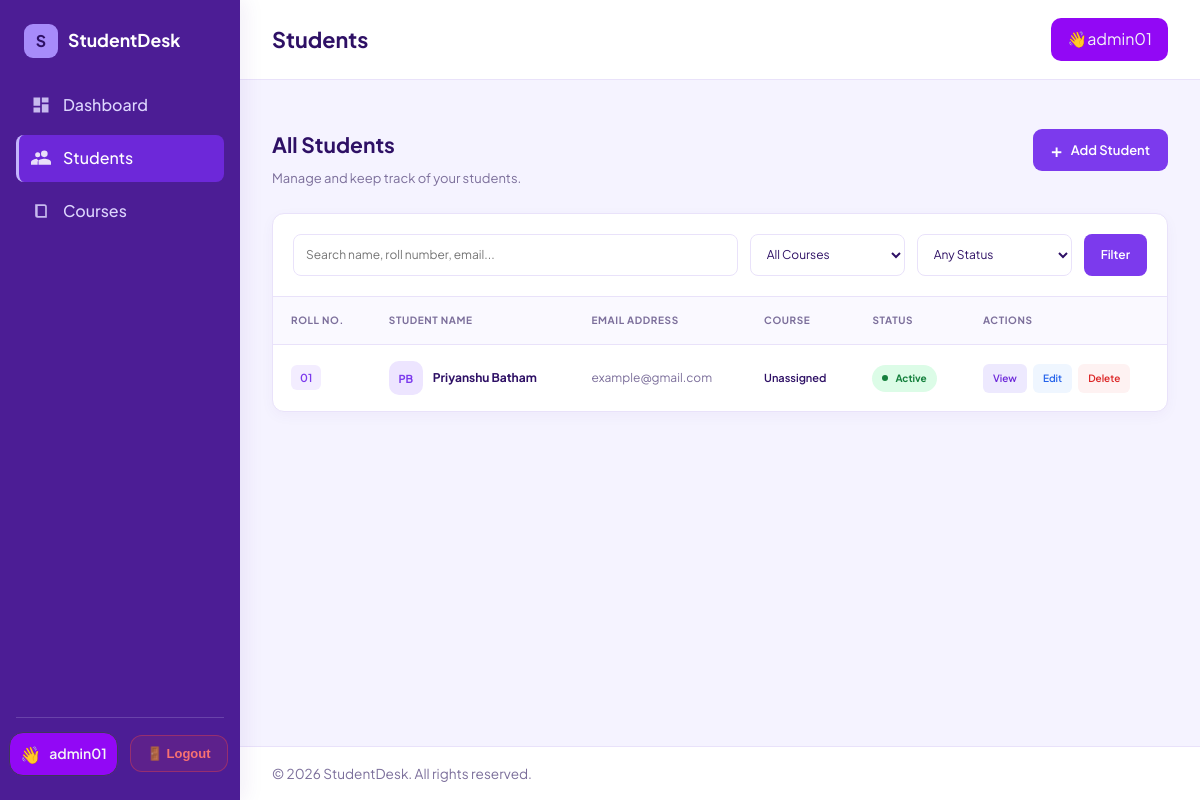
Before: /students (signed in) with the older database file.
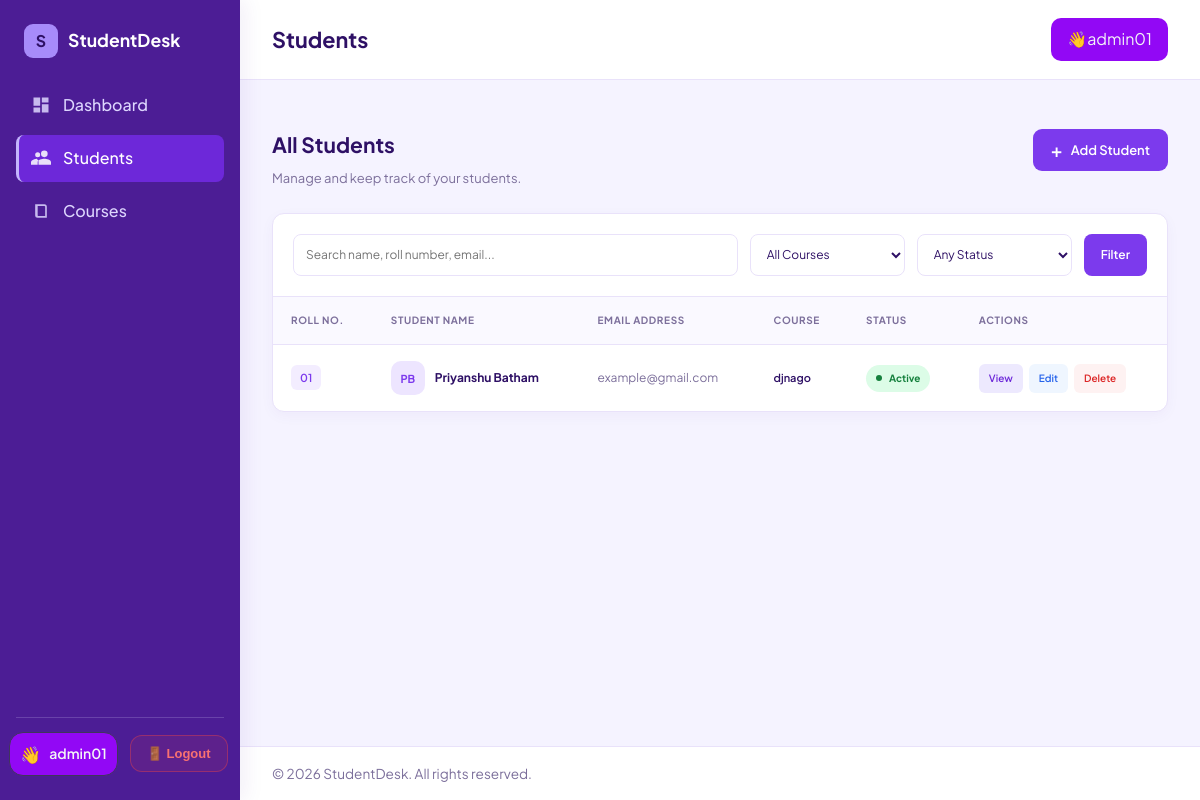
After: the same page with the newer database file.
### students_app/models.py (models this page shows, shortened)
class Student(models.Model):
    GENDER_CHOICES = [('M', 'Male'), ('F', 'Female'), ('O', 'Other')]
    owner = models.ForeignKey( settings.AUTH_USER_MODEL,on_delete=models.CASCADE, related_name='students')
    roll_number = models.CharField(max_length=20)
    first_name = models.CharField(max_length=50)
    last_name = models.CharField(max_length=50)
    email = models.EmailField()
    phone = models.CharField(max_length=16, blank=True,
        validators=[ RegexValidator(r'^\+?\d{7,15}$','Enter a valid phone number (7-15 digits).')
        ]
    )
    gender = models.CharField(max_length=1, choices=GENDER_CHOICES, default='M')
    date_of_birth = models.DateField(null=True, blank=True)
    course = models.ForeignKey(Course, null=True, blank=True, on_delete=models.SET_NULL, related_name='students')
    address = models.TextField(blank=True)
    is_active = models.BooleanField(default=True)
    admission_date = models.DateField(default=timezone.localdate)
    created_at = models.DateTimeField(auto_now_add=True)
    class Meta:
        ordering = ['roll_number']
        unique_together = ('owner', 'roll_number')
    @property
    def full_name(self):
        return f'{self.first_name} {self.last_name}'.strip()
    @property
    def initials(self):
        return f'{self.first_name[:1]}{self.last_name[:1]}'.upper()
    def get_absolute_url(self):
        return reverse('student_detail', args=[self.pk])

class Course(models.Model):
    owner = models.ForeignKey(settings.AUTH_USER_MODEL,on_delete=models.CASCADE,related_name='courses')
    name = models.CharField(max_length=100)
    code = models.CharField(max_length=20)
    duration_months = models.PositiveIntegerField(default=6,validators=[MinValueValidator(1)])
    description = models.TextField(blank=True)
    created_at = models.DateTimeField(auto_now_add=True)
    class Meta:
        ordering = ['name']
        unique_together = ('owner', 'code')

### students_app/views.py (the view)
# urls.py: path("students",views.students_list,name='students_list'),
@login_required(login_url='login')
def students_list(request):
    q = request.GET.get('q', '').strip()
    course_id = request.GET.get('course', '').strip()
    status = request.GET.get('status', '').strip()
    students = Student.objects.filter(owner=request.user).select_related('course')
    if q:
        students = students.filter(
            Q(first_name__icontains=q) | Q(last_name__icontains=q) |
            Q(roll_number__icontains=q) | Q(email__icontains=q))
    if course_id.isdigit():
        students = students.filter(course_id=int(course_id))
    if status == 'active':
        students = students.filter(is_active=True)
    elif status == 'inactive':
        students = students.filter(is_active=False)
    page_obj = Paginator(students, 8).get_page(request.GET.get('page'))
    params = request.GET.copy()
    params.pop('page', None)
    return render(request, 'student_list.html', {
        'page_obj': page_obj,
        'courses': Course.objects.filter(owner=request.user),
        'q': q, 'course_id': course_id, 'status': status,
        'querystring': params.urlencode(),
    })

### students_app/templates/student_list.html (shortened to what the changed rows need)
{% extends 'base.html' %}
{% load static %}
{% block page_title %}Students{% endblock %}
{% block extra_css %}
<link rel="stylesheet" href="{% static 'css/student_list.css' %}">
{% endblock %}
{% block content %}
<div class="students-page">
    <div class="students-heading">
        <div>
            <h2>All Students</h2>
        </div>
    </div>
    <div class="card students-card">
        {% if page_obj %}
        <div class="table-wrap">
            <table class="students-table">
                <thead>
                    <tr>
                        <th>ROLL NO.</th>
                        <th>STUDENT NAME</th>
                        <th>EMAIL ADDRESS</th>
                        <th>COURSE</th>
                        <th>STATUS</th>
                        <th>ACTIONS</th>
                    </tr>
                </thead>
                <tbody>
                    {% for s in page_obj %}
                    <tr>
                        <td>
                            <span class="roll-number">
                                {{ s.roll_number }}
                            </span>
                        </td>
                        <td>
                            <a href="{{ s.get_absolute_url }}" class="student-name">
                                <div class="student-avatar">
                                    {{ s.initials }}
                                </div>
                                <strong>{{ s.full_name }}</strong>
                            </a>
                        </td>
                        <td class="email-cell">
                            {{ s.email }}
                        </td>
                        <td>
                            <span class="course-name">
                                {{ s.course.name|default:"Unassigned" }}
                            </span>
                        </td>
                        <td>
                            {% if s.is_active %}
                            <span class="status-badge active-status">
                                <span class="status-dot"></span>
                                Active
                            </span>
                            {% else %}
                            <span class="status-badge inactive-status">
                                <span class="status-dot"></span>
                                Inactive
                            </span>
                            {% endif %}
                        </td>
                        <td>
                            <div class="table-actions">
                                <a href="{{ s.get_absolute_url }}"
                                   class="action-btn view-btn">
                                    View
                                </a>
                                <a href="{% url 'students_edit' s.pk %}"
                                   class="action-btn edit-btn">
                                    Edit
                                </a>
                                <a href="{% url 'students_delete' s.pk %}"
                                   class="action-btn delete-btn">
                                    Delete
                                </a>
                            </div>
                        </td>
                    </tr>
                    {% endfor %}
                </tbody>
            </table>
        </div>
        {% endif %}
    </div>
</div>
{% endblock %}

Changed rows visible on the page:
changed Student "Priyanshu Batham": course.name "Unassigned" → "djnago"
